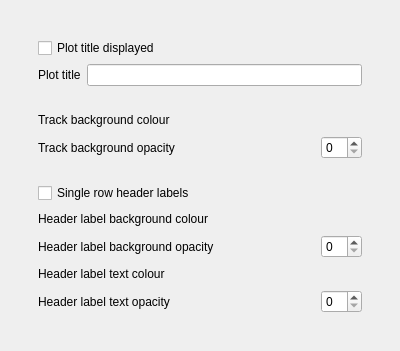
<?xml version="1.0" encoding="UTF-8"?>
<ui version="4.0">
 <class>WellPlotStyleWidget</class>
 <widget class="QWidget" name="WellPlotStyleWidget">
  <property name="geometry">
   <rect>
    <x>0</x>
    <y>0</y>
    <width>400</width>
    <height>300</height>
   </rect>
  </property>
  <property name="windowTitle">
   <string>Form</string>
  </property>
  <layout class="QHBoxLayout" name="horizontalLayout">
   <item>
    <widget class="QWidget" name="wellPlotStyleOuterWidget" native="true">
     <layout class="QHBoxLayout" name="horizontalLayout_19">
      <item>
       <widget class="QWidget" name="wellPlotStyleWidget" native="true">
        <layout class="QVBoxLayout" name="verticalLayout_4">
         <item>
          <widget class="QWidget" name="plotTitleWidget" native="true">
           <layout class="QGridLayout" name="gridLayout">
            <item row="0" column="0" colspan="2">
             <widget class="QCheckBox" name="plotTitleOnCheckBox">
              <property name="text">
               <string>Plot title displayed</string>
              </property>
             </widget>
            </item>
            <item row="1" column="0">
             <widget class="QLabel" name="plotTitleLabel">
              <property name="sizePolicy">
               <sizepolicy hsizetype="Minimum" vsizetype="Preferred">
                <horstretch>0</horstretch>
                <verstretch>0</verstretch>
               </sizepolicy>
              </property>
              <property name="text">
               <string>Plot title</string>
              </property>
             </widget>
            </item>
            <item row="1" column="1">
             <widget class="QLineEdit" name="plotTitleLineEdit">
              <property name="maximumSize">
               <size>
                <width>276</width>
                <height>16777215</height>
               </size>
              </property>
             </widget>
            </item>
           </layout>
          </widget>
         </item>
         <item>
          <widget class="QWidget" name="widget_5" native="true">
           <layout class="QGridLayout" name="gridLayout_4">
            <item row="1" column="0">
             <widget class="QLabel" name="plotBackgroundOpacityLabel">
              <property name="sizePolicy">
               <sizepolicy hsizetype="Minimum" vsizetype="Preferred">
                <horstretch>0</horstretch>
                <verstretch>0</verstretch>
               </sizepolicy>
              </property>
              <property name="text">
               <string>Track background opacity</string>
              </property>
             </widget>
            </item>
            <item row="0" column="0">
             <widget class="QLabel" name="plotBackgroundColorLabel">
              <property name="sizePolicy">
               <sizepolicy hsizetype="Minimum" vsizetype="Preferred">
                <horstretch>0</horstretch>
                <verstretch>0</verstretch>
               </sizepolicy>
              </property>
              <property name="text">
               <string>Track background colour</string>
              </property>
             </widget>
            </item>
            <item row="1" column="2">
             <widget class="QSpinBox" name="trackBackgroundOpacitySpinBox">
              <property name="sizePolicy">
               <sizepolicy hsizetype="Preferred" vsizetype="Fixed">
                <horstretch>0</horstretch>
                <verstretch>0</verstretch>
               </sizepolicy>
              </property>
             </widget>
            </item>
            <item row="0" column="1">
             <spacer name="horizontalSpacer_2">
              <property name="orientation">
               <enum>Qt::Horizontal</enum>
              </property>
              <property name="sizeHint" stdset="0">
               <size>
                <width>40</width>
                <height>20</height>
               </size>
              </property>
             </spacer>
            </item>
            <item row="0" column="2">
             <widget class="QWidget" name="trackBGColourBtnHolderWidget" native="true"/>
            </item>
           </layout>
          </widget>
         </item>
         <item>
          <widget class="QWidget" name="headerLabelWidget" native="true">
           <layout class="QGridLayout" name="gridLayout_5">
            <item row="0" column="0">
             <widget class="QCheckBox" name="singleRowLabelsCheckBox">
              <property name="toolTip">
               <string>Fit labels to a single row</string>
              </property>
              <property name="text">
               <string>Single row header labels</string>
              </property>
             </widget>
            </item>
            <item row="1" column="0">
             <widget class="QLabel" name="labelBackgroundColorLabel">
              <property name="sizePolicy">
               <sizepolicy hsizetype="Minimum" vsizetype="Preferred">
                <horstretch>0</horstretch>
                <verstretch>0</verstretch>
               </sizepolicy>
              </property>
              <property name="text">
               <string>Header label background colour</string>
              </property>
             </widget>
            </item>
            <item row="4" column="2">
             <widget class="QSpinBox" name="labelForegroundOpacitySpinBox">
              <property name="sizePolicy">
               <sizepolicy hsizetype="Preferred" vsizetype="Fixed">
                <horstretch>0</horstretch>
                <verstretch>0</verstretch>
               </sizepolicy>
              </property>
             </widget>
            </item>
            <item row="2" column="0">
             <widget class="QLabel" name="labelBackgroundOpacityLabel">
              <property name="sizePolicy">
               <sizepolicy hsizetype="Minimum" vsizetype="Preferred">
                <horstretch>0</horstretch>
                <verstretch>0</verstretch>
               </sizepolicy>
              </property>
              <property name="text">
               <string>Header label background opacity</string>
              </property>
             </widget>
            </item>
            <item row="2" column="2">
             <widget class="QSpinBox" name="labelBackgroundOpacitySpinBox">
              <property name="sizePolicy">
               <sizepolicy hsizetype="Preferred" vsizetype="Fixed">
                <horstretch>0</horstretch>
                <verstretch>0</verstretch>
               </sizepolicy>
              </property>
             </widget>
            </item>
            <item row="3" column="0">
             <widget class="QLabel" name="labelForegroundColorLabel">
              <property name="sizePolicy">
               <sizepolicy hsizetype="Minimum" vsizetype="Preferred">
                <horstretch>0</horstretch>
                <verstretch>0</verstretch>
               </sizepolicy>
              </property>
              <property name="text">
               <string>Header label text colour</string>
              </property>
             </widget>
            </item>
            <item row="4" column="0">
             <widget class="QLabel" name="labelForegroundOpacityLabel">
              <property name="sizePolicy">
               <sizepolicy hsizetype="Minimum" vsizetype="Preferred">
                <horstretch>0</horstretch>
                <verstretch>0</verstretch>
               </sizepolicy>
              </property>
              <property name="text">
               <string>Header label text opacity</string>
              </property>
             </widget>
            </item>
            <item row="1" column="1">
             <spacer name="headerLabelHorizontalSpacer">
              <property name="orientation">
               <enum>Qt::Horizontal</enum>
              </property>
              <property name="sizeHint" stdset="0">
               <size>
                <width>40</width>
                <height>20</height>
               </size>
              </property>
             </spacer>
            </item>
            <item row="1" column="2">
             <widget class="QWidget" name="headerLabelBGColourBtnHolderWidget" native="true"/>
            </item>
            <item row="3" column="2">
             <widget class="QWidget" name="headerLabelTextColourBtnHolderWidget" native="true"/>
            </item>
            <item row="3" column="1">
             <spacer name="headerTextHorizontalSpacer">
              <property name="orientation">
               <enum>Qt::Horizontal</enum>
              </property>
              <property name="sizeHint" stdset="0">
               <size>
                <width>40</width>
                <height>20</height>
               </size>
              </property>
             </spacer>
            </item>
           </layout>
          </widget>
         </item>
         <item>
          <spacer name="plotVerticalSpacer">
           <property name="orientation">
            <enum>Qt::Vertical</enum>
           </property>
           <property name="sizeHint" stdset="0">
            <size>
             <width>20</width>
             <height>136</height>
            </size>
           </property>
          </spacer>
         </item>
        </layout>
       </widget>
      </item>
     </layout>
    </widget>
   </item>
  </layout>
 </widget>
 <resources/>
 <connections/>
</ui>
